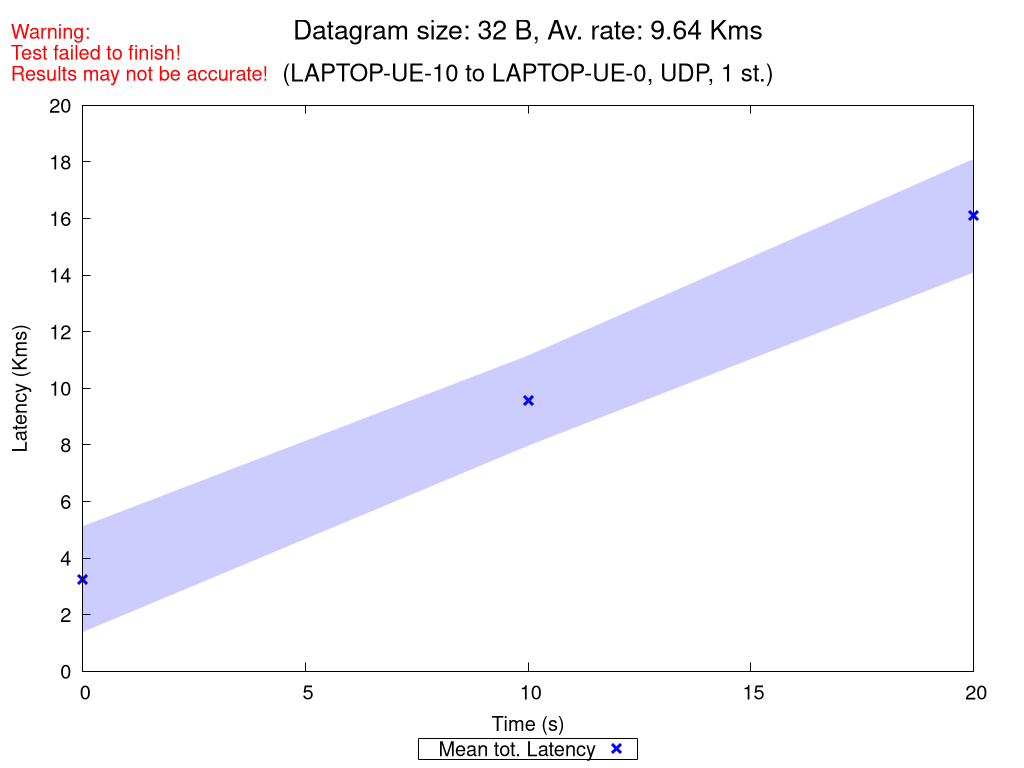

gnuplot code for this plot:
set terminal pngcairo nocrop enhanced size 1024,768 font "Verdana,15"
set output "UDP_1_st_2020_11_05_13-34-34_two2one_00032B.png"

set title "{/=20 Datagram size: 32 B, Av. rate: 9.64 Kms}\n\n{/=18 (LAPTOP-UE-10 to LAPTOP-UE-0, UDP, 1 st.)}"
set label "Warning:\nTest failed to finish!\nResults may not be accurate!" at screen 0.01, screen 0.96 tc rgb "red"

set xlabel "Time (s)"
set ylabel "Latency (Kms)"
set ytics nomirror
set key bmargin center horizontal box samplen 1 width -1
set bmargin 4.6
set rmargin 4.5

rf = 1000.0  # rate factor
set style fill transparent solid 0.2 noborder
set autoscale xfix
plot "UDP_1_st_2020_11_05_13-34-34_two2one_00032B_iperf_processed.dat" using 1:($2/rf-$3/rf):($2/rf+$3/rf) with filledcurves lc rgb "blue" notitle, \
     "" using 1:($2/rf) with points pt 2 ps 1.5 lw 3 lc rgb "blue" title "Mean tot. Latency", \
